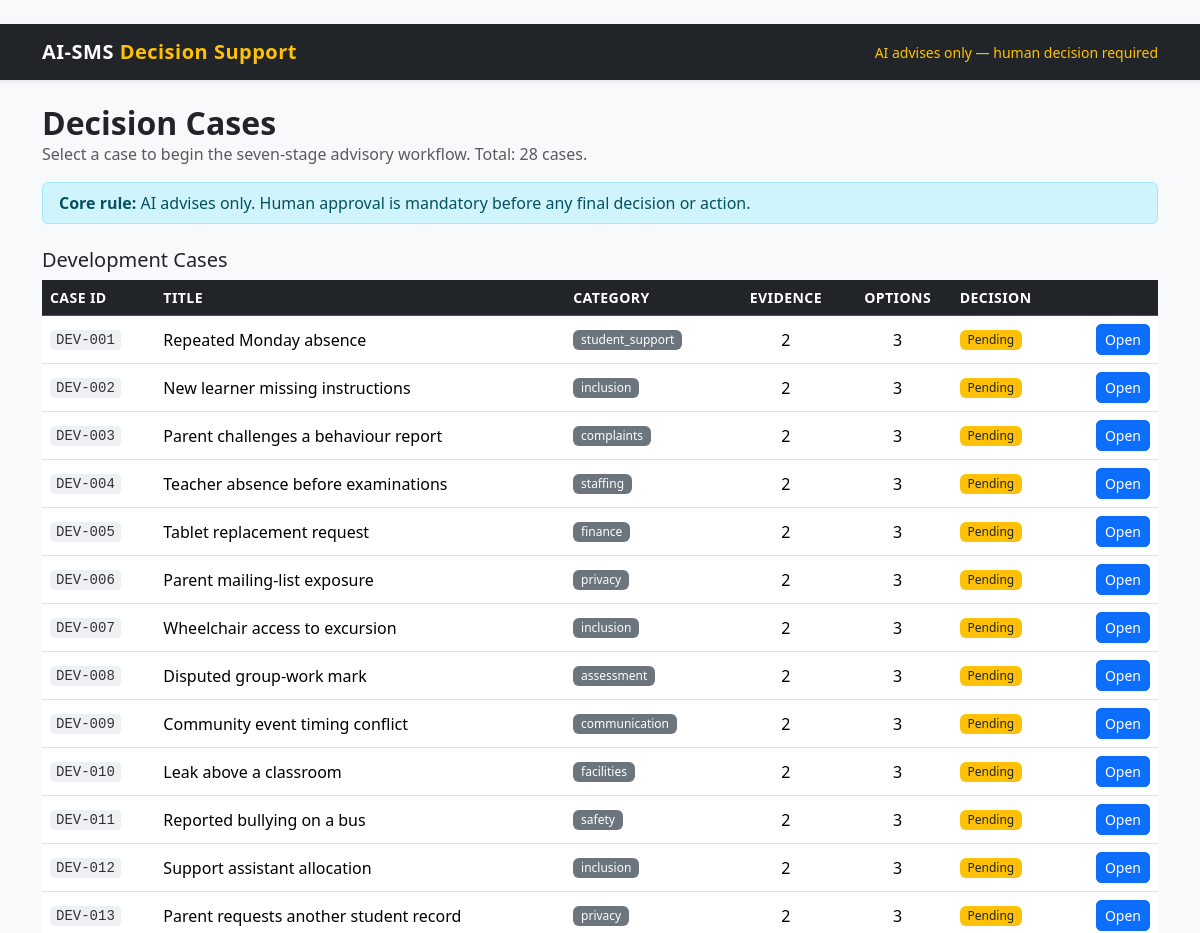
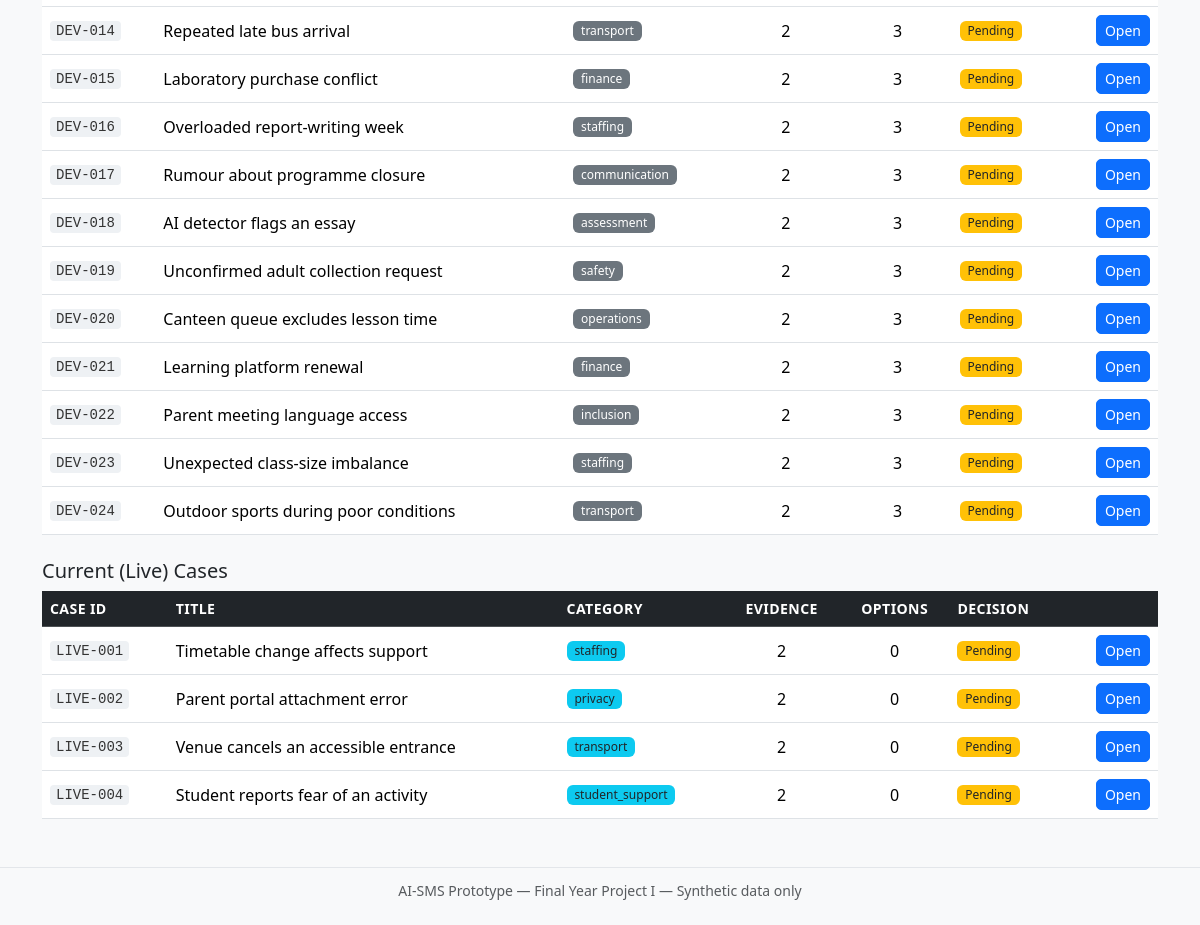
The page / on the database its author committed (2 pictures, top to bottom).
### tables this page shows
CREATE TABLE cases (
            case_id TEXT PRIMARY KEY,
            school_id TEXT,
            split TEXT,
            title TEXT,
            category TEXT,
            decision_question TEXT,
            intended_outcome TEXT,
            opened_date TEXT,
            decision_due_date TEXT,
            status TEXT,
            data_origin TEXT
        );

### app.py (the view)
@app.route('/')
def index():
    conn = get_db()
    cases = conn.execute('''
        SELECT c.*,
            (SELECT COUNT(*) FROM evidence e WHERE e.case_id = c.case_id) AS evidence_count,
            (SELECT COUNT(*) FROM case_options o WHERE o.case_id = c.case_id) AS option_count,
            (SELECT confirmation_status FROM human_decisions d
                WHERE d.case_id = c.case_id LIMIT 1) AS decision_status
        FROM cases c
        ORDER BY c.case_id
    ''').fetchall()
    conn.close()
    dev = [c for c in cases if c['case_id'].startswith('DEV')]
    live = [c for c in cases if c['case_id'].startswith('LIVE')]
    return render_template('index.html', dev_cases=dev, live_cases=live, total=len(cases))

### app.py (called while the page is built)
def get_db():
    if not os.path.exists(DATABASE):
        abort(500, description="Database not found. Run 'python init_db.py' first.")
    conn = sqlite3.connect(DATABASE)
    conn.row_factory = sqlite3.Row
    return conn

### templates/index.html (shortened to what this page needs)
﻿{% extends 'base.html' %}
{% block content %}
<div class="d-flex justify-content-between align-items-center mb-3">
  <div>
    <h2 class="mb-0">Decision Cases</h2>
    <p class="text-muted mb-0">
      Select a case to begin the seven-stage advisory workflow.
      Total: {{ total }} cases.
    </p>
  </div>
</div>
<div class="alert alert-info py-2">
  <strong>Core rule:</strong> AI advises only. Human approval is mandatory
  before any final decision or action.
</div>
<h5 class="mt-4">Development Cases</h5>
<table class="table table-hover align-middle">
  <thead class="table-dark">
    <tr>
      <th>Case ID</th><th>Title</th><th>Category</th>
      <th class="text-center">Evidence</th>
      <th class="text-center">Options</th>
      <th>Decision</th><th></th>
    </tr>
  </thead>
  <tbody>
    {% for c in dev_cases %}
    <tr>
      <td><code>{{ c.case_id }}</code></td>
      <td>{{ c.title }}</td>
      <td><span class="badge bg-secondary">{{ c.category }}</span></td>
      <td class="text-center">{{ c.evidence_count }}</td>
      <td class="text-center">{{ c.option_count }}</td>
      <td>
        {% if c.decision_status == 'human_confirmed' %}
          <span class="badge bg-success">Confirmed</span>
        {% else %}
          <span class="badge bg-warning text-dark">Pending</span>
        {% endif %}
      </td>
      <td class="text-end">
        <a href="{{ url_for('case_detail', case_id=c.case_id) }}"
           class="btn btn-sm btn-primary">Open</a>
      </td>
    </tr>
    {% endfor %}
  </tbody>
</table>
<h5 class="mt-4">Current (Live) Cases</h5>
<table class="table table-hover align-middle">
  <thead class="table-dark">
    <tr>
      <th>Case ID</th><th>Title</th><th>Category</th>
      <th class="text-center">Evidence</th>
      <th class="text-center">Options</th>
      <th>Decision</th><th></th>
    </tr>
  </thead>
  <tbody>
    {% for c in live_cases %}
    <tr>
      <td><code>{{ c.case_id }}</code></td>
      <td>{{ c.title }}</td>
      <td><span class="badge bg-info text-dark">{{ c.category }}</span></td>
      <td class="text-center">{{ c.evidence_count }}</td>
      <td class="text-center">{{ c.option_count }}</td>
      <td>
        {% if c.decision_status == 'human_confirmed' %}
          <span class="badge bg-success">Confirmed</span>
        {% else %}
          <span class="badge bg-warning text-dark">Pending</span>
        {% endif %}
      </td>
      <td class="text-end">
        <a href="{{ url_for('case_detail', case_id=c.case_id) }}"
           class="btn btn-sm btn-primary">Open</a>
      </td>
    </tr>
    {% endfor %}
  </tbody>
</table>
{% endblock %}

### templates/base.html (shortened to what this page needs)
﻿<!DOCTYPE html>
<html lang="en">
<head>
<link href="https://cdn.jsdelivr.net/npm/bootstrap@5.3.2/dist/css/bootstrap.min.css" rel="stylesheet">
<link rel="stylesheet" href="{{ url_for('static', filename='css/style.css') }}">
</head>
<body>
<nav class="navbar navbar-expand-lg navbar-dark bg-dark shadow-sm">
  <div class="container">
    <a class="navbar-brand fw-bold" href="{{ url_for('index') }}">
      AI-SMS <span class="text-warning">Decision Support</span>
    </a>
    <span class="navbar-text text-warning small d-none d-md-inline">
      AI advises only &mdash; human decision required
    </span>
  </div>
</nav>
<div class="container mt-4 mb-5">
  {% block content %}{% endblock %}
</div>
<footer class="text-center text-muted mt-5 mb-4 small">
  AI-SMS Prototype &mdash; Final Year Project I &mdash; Synthetic data only
</footer>
</body>
</html>

### static/css/style.css (style rules this page uses)
.navbar-brand { letter-spacing: 0.5px; }
.badge { font-size: 0.75rem; font-weight: 500; }
h2 { margin-bottom: 0.5rem; font-weight: 600; }
code { background: #eef1f4; padding: 2px 6px; border-radius: 4px; color: #333; }
.alert { border-radius: 6px; }
.btn { border-radius: 5px; }
table.table thead th { font-size: 0.88rem; text-transform: uppercase; letter-spacing: 0.4px; }
footer { border-top: 1px solid #e3e6ea; padding-top: 12px; }

### rows shown on the page
cases: case_id "DEV-001", title "Repeated Monday absence", category "student_support", evidence_count "2", option_count "3"
cases: case_id "DEV-002", title "New learner missing instructions", category "inclusion", evidence_count "2", option_count "3"
cases: case_id "DEV-003", title "Parent challenges a behaviour report", category "complaints", evidence_count "2", option_count "3"
cases: case_id "DEV-004", title "Teacher absence before examinations", category "staffing", evidence_count "2", option_count "3"
cases: case_id "DEV-005", title "Tablet replacement request", category "finance", evidence_count "2", option_count "3"
cases: case_id "DEV-006", title "Parent mailing-list exposure", category "privacy", evidence_count "2", option_count "3"
cases: case_id "DEV-007", title "Wheelchair access to excursion", category "inclusion", evidence_count "2", option_count "3"
cases: case_id "DEV-008", title "Disputed group-work mark", category "assessment", evidence_count "2", option_count "3"
cases: case_id "DEV-009", title "Community event timing conflict", category "communication", evidence_count "2", option_count "3"
cases: case_id "DEV-010", title "Leak above a classroom", category "facilities", evidence_count "2", option_count "3"
cases: case_id "DEV-011", title "Reported bullying on a bus", category "safety", evidence_count "2", option_count "3"
cases: case_id "DEV-012", title "Support assistant allocation", category "inclusion", evidence_count "2", option_count "3"
cases: case_id "DEV-013", title "Parent requests another student record", category "privacy", evidence_count "2", option_count "3"
cases: case_id "DEV-014", title "Repeated late bus arrival", category "transport", evidence_count "2", option_count "3"
cases: case_id "DEV-015", title "Laboratory purchase conflict", category "finance", evidence_count "2", option_count "3"
cases: case_id "DEV-016", title "Overloaded report-writing week", category "staffing", evidence_count "2", option_count "3"
cases: case_id "DEV-017", title "Rumour about programme closure", category "communication", evidence_count "2", option_count "3"
cases: case_id "DEV-018", title "AI detector flags an essay", category "assessment", evidence_count "2", option_count "3"
cases: case_id "DEV-019", title "Unconfirmed adult collection request", category "safety", evidence_count "2", option_count "3"
cases: case_id "DEV-020", title "Canteen queue excludes lesson time", category "operations", evidence_count "2", option_count "3"
cases: case_id "DEV-021", title "Learning platform renewal", category "finance", evidence_count "2", option_count "3"
cases: case_id "DEV-022", title "Parent meeting language access", category "inclusion", evidence_count "2", option_count "3"
cases: case_id "DEV-023", title "Unexpected class-size imbalance", category "staffing", evidence_count "2", option_count "3"
cases: case_id "DEV-024", title "Outdoor sports during poor conditions", category "transport", evidence_count "2", option_count "3"
cases: case_id "LIVE-001", title "Timetable change affects support", category "staffing", evidence_count "2", option_count "0"
cases: case_id "LIVE-002", title "Parent portal attachment error", category "privacy", evidence_count "2", option_count "0"
cases: case_id "LIVE-003", title "Venue cancels an accessible entrance", category "transport", evidence_count "2", option_count "0"
cases: case_id "LIVE-004", title "Student reports fear of an activity", category "student_support", evidence_count "2", option_count "0"

### other values the page prints
{{ total }} "28"
